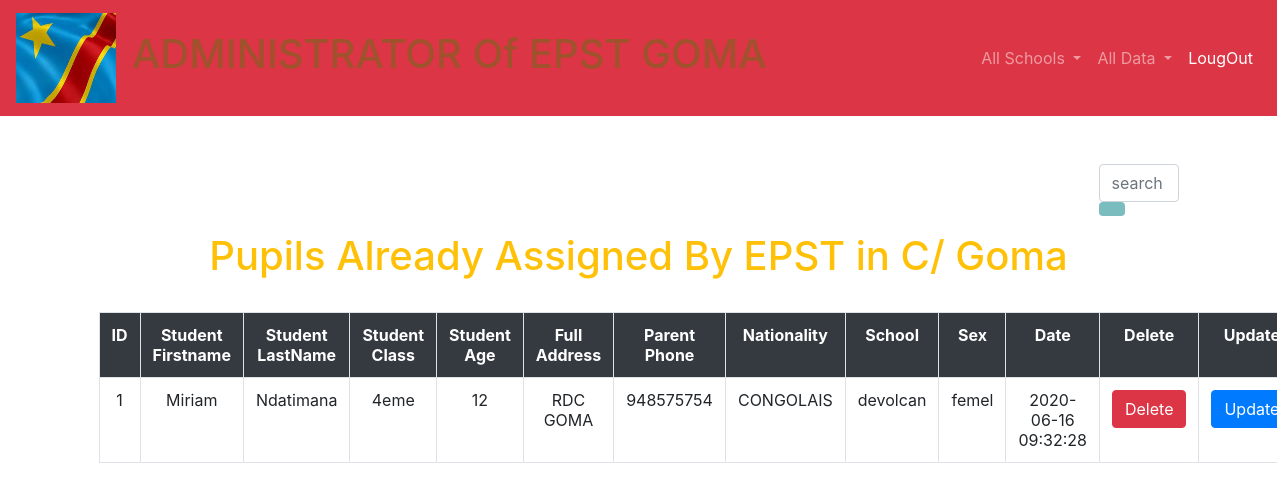
The app's page /displayass1.php with its own data.
### tables this page shows
CREATE TABLE `assigned1` (
  `id` int(25) NOT NULL,
  `studentfname` varchar(255) NOT NULL,
  `studentlname` varchar(255) NOT NULL,
  `class` varchar(255) NOT NULL,
  `school` varchar(255) NOT NULL,
  `age` varchar(255) NOT NULL,
  `address` varchar(233) NOT NULL,
  `parentphone` varchar(200) NOT NULL,
  `nationality` varchar(233) NOT NULL,
  `sexe` varchar(21) NOT NULL,
  `dat` timestamp NOT NULL DEFAULT CURRENT_TIMESTAMP ON UPDATE CURRENT_TIMESTAMP
);

### displayass1.php (the view, shortened to what this page needs)
<?php
include"body/navall.php";
?>
<!DOCTYPE html>
<html>
<head>
  <link rel="stylesheet" href="bootstrap2/css/bootstrap.min.css">
 <link rel="stylesheet" type="text/css" href="http://ajax.aspnetcdn.com/ajax/jquery.dataTables/1.9.4/css/jquery.dataTables.css">
</head>
<body>
 <div class="container">
 <div class="col-lg-12">
 <br><br><div class="srch">
<form class="navbar-form" method="post" name="form">
<input class="form-control" type="text" name="search" placeholder="search books..." required="">
<button style="background-color: #6db6b9e6;" type="submit" name="submit" class="btn btn-default">
</button>
</form>
</div>
 <h1 class="text-warning text-center" > Pupils Already Assigned By EPST in C/ Goma </h1>
 <br>
 <table  id="tabledata" class=" table table-striped table-hover table-bordered">
 <tr class="bg-dark text-white text-center">
  <th>ID</th>
 <th>Student Firstname</th>
 <th>Student LastName</th>
 <th>Student Class</th>
 <th>Student Age</th>
 <th>Full Address</th>
 <th>Parent Phone</th>
 <th>Nationality</th>
 <th> School </th>
 <th> Sex </th>
 <th> Date </th>
 <th> Delete </th>
 <th> Update </th>
 </tr >
 <?php
$conn=mysqli_connect("localhost", "root", "", "rdc");
 $q = "select * from assigned1 ";
 $query = mysqli_query($conn,$q);
 while($res = mysqli_fetch_array($query)){
 ?>
 <tr class="text-center">
 <td> <?php echo $res['id'];  ?> </td>
 <td> <?php echo $res['studentfname'];  ?> </td>
 <td> <?php echo $res['studentlname'];  ?> </td>
 <td> <?php echo $res['class'];  ?> </td>
 <td> <?php echo $res['age'];  ?> </td>
 <td> <?php echo $res['address'];  ?> </td>
 <td> <?php echo $res['parentphone'];  ?> </td>
  <td> <?php echo $res['nationality'];  ?> </td>
  <td> <?php echo $res['school'];  ?> </td>
 <td> <?php echo $res['sexe'];  ?> </td>
 <td> <?php echo $res['dat'];  ?> </td>
 <td> <button class="btn-danger btn"> <a href="delete.php?id=<?php echo $res['id']; ?>" class="text-white"> Delete </a>  </button> </td>
 <td> <button class="btn-primary btn"> <a href="update.php?id=<?php echo $res['id']; ?>" class="text-white"> Update </a> </button> </td>
 </tr>
 <?php
 }
  ?>
 </table>
 </div>
 </div>
</body>
</html>

### body/navall.php (style rules this page uses)
h1 { color: sienna }

### displayass1.php (style rules this page uses)
.srch { padding-left: 1000px; }

### records on screen
assigned1: id "1", studentfname "Miriam", studentlname "Ndatimana", class "4eme", age "12", address "RDC GOMA", parentphone "948575754", nationality "CONGOLAIS", school "devolcan", sexe "femel", dat "2020-06-16 09:32:28"
